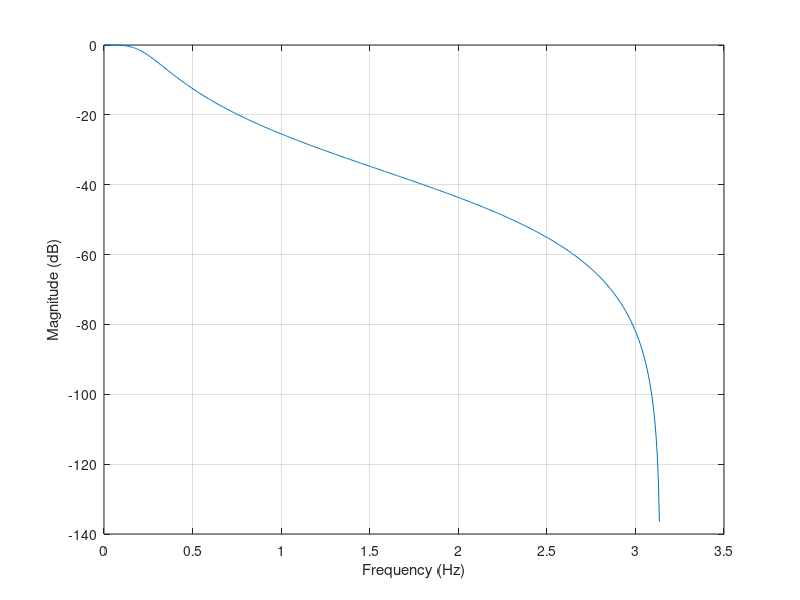
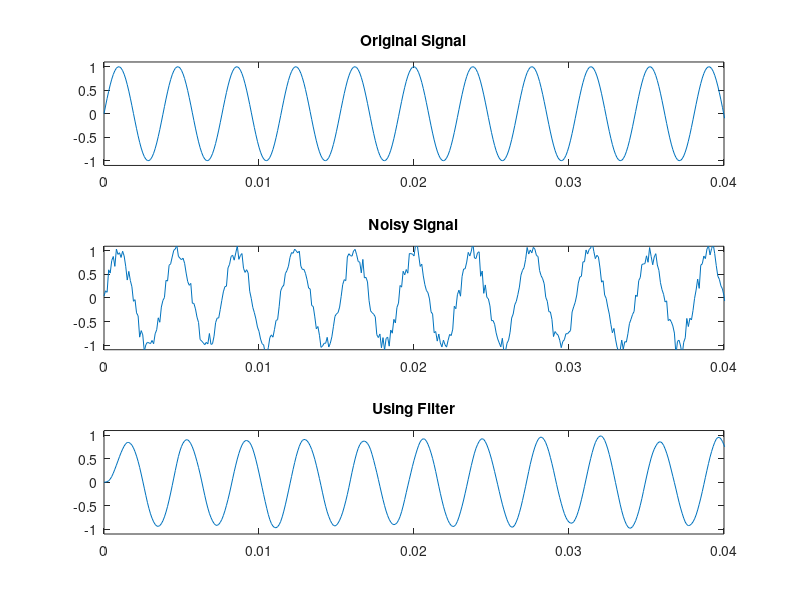
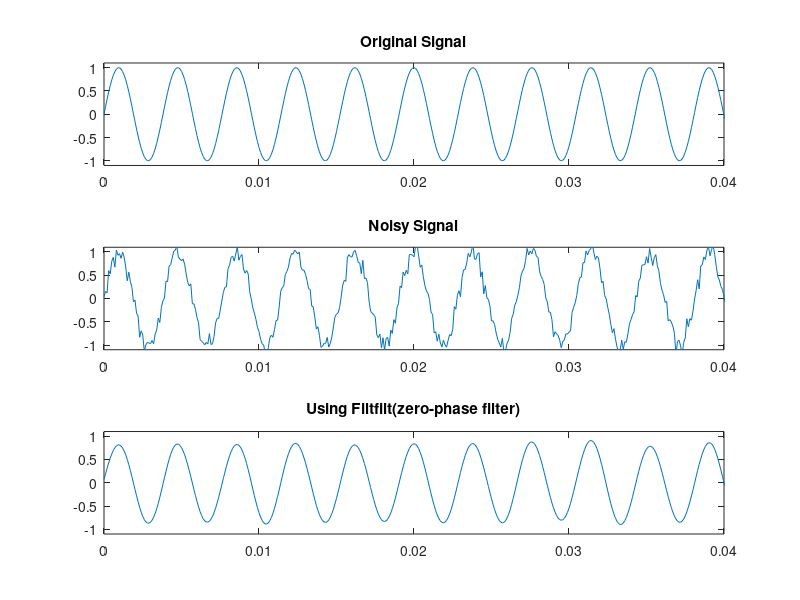

These figures' MATLAB source, in order: (Note: this script raises an error after producing the figures.)
clc;
clear all;
close all;

fs = 1e4;
t = 0:1/fs:5;
sw = sin(2*pi*262.62*t);
n = 0.1 * randn(size(sw));
swn = sw + n;

%butterworth filter of order 2 with a cutoff at 400H
N = 2;
FN = fs/2;
fc = 150;
FC = fc/FN;
[b, a] = butter(2, 400/(fs/2));
figure(1);
w = linspace(0, FN/fc, 400);
[h, f] = freqz(b, a);
plot(f, 20*log10(abs(h))); 
grid;
ylabel('Magnitude (dB)');
xlabel('Frequency (Hz)');

%filter with filter
y1 = filter(b,a,swn);
figure(2);
subplot(311);
plot(t,sw), axis([0 0.04 -1.1 1.1]), title('Original Signal');
soundsc(sw,1e4)
subplot(312);
plot(t,swn), axis([0 0.04 -1.1 1.1]), title('Noisy Signal');
soundsc(swn,1e4)
subplot(313);
plot(t,y1), axis([0 0.04 -1.1 1.1]), title('Using Filter');
soundsc(y1,1e4)


%zero-phase filter
y2 = filtfilt(b,a,swn);
figure(3);
subplot(311);
plot(t,sw), axis([0 0.04 -1.1 1.1]), title('Original Signal');
soundsc(sw,1e4)
subplot(312);
plot(t,swn), axis([0 0.04 -1.1 1.1]), title('Noisy Signal');
soundsc(swn,1e4)
subplot(313);
plot(t,y2), axis([0 0.04 -1.1 1.1]), title('Using Filtfilt(zero-phase filter)');
soundsc(y2,1e4)


%impulse invariant method
[bz1, az1] = impinvar(b, a, fs);
y3 = filter(bz1,az1,swn);
figure(4);
subplot(311);
plot(t,sw), axis([0 0.04 -1.1 1.1]), title('Original Signal');
soundsc(sw,1e4)
subplot(312);
plot(t,swn), axis([0 0.04 -1.1 1.1]), title('Noisy Signal');
soundsc(swn,1e4)
subplot(313);
plot(t,y3), axis([0 0.04 -1.1 1.1]), title('Using Filter(Impulse Invariant)');
soundsc(y3,1e4)


%bilinear transfer method
[bz2, az2] = bilinear(b, a, fs);
y4 = filter(bz2,az2,swn);
figure(5);
subplot(311);
plot(t,sw), axis([0 0.04 -1.1 1.1]), title('Original Signal');
soundsc(sw,1e4)
subplot(312);
plot(t,swn), axis([0 0.04 -1.1 1.1]), title('Noisy Signal');
soundsc(swn,1e4)
subplot(313);
plot(t,y4), axis([0 0.04 -1.1 1.1]), title('Using Filter(Bilinear)');
soundsc(y4,1e4)


%% overlap add method method
y5 = fftfilt(b,swn);
figure(6);
subplot(311);
plot(t,sw), axis([0 0.04 -1.1 1.1]), title('Original Signal');
%% 



%%
soundsc(sw,1e4)
subplot(312);
plot(t,swn), axis([0 0.04 -1.1 1.1]), title('Noisy Signal'); 

%%


%%
soundsc(swn,1e4)
subplot(313);
plot(t,y5), axis([0 0.04 -1.1 1.1]), title('Using Filter(Overlap Add)');
soundsc(y5,1e4)
